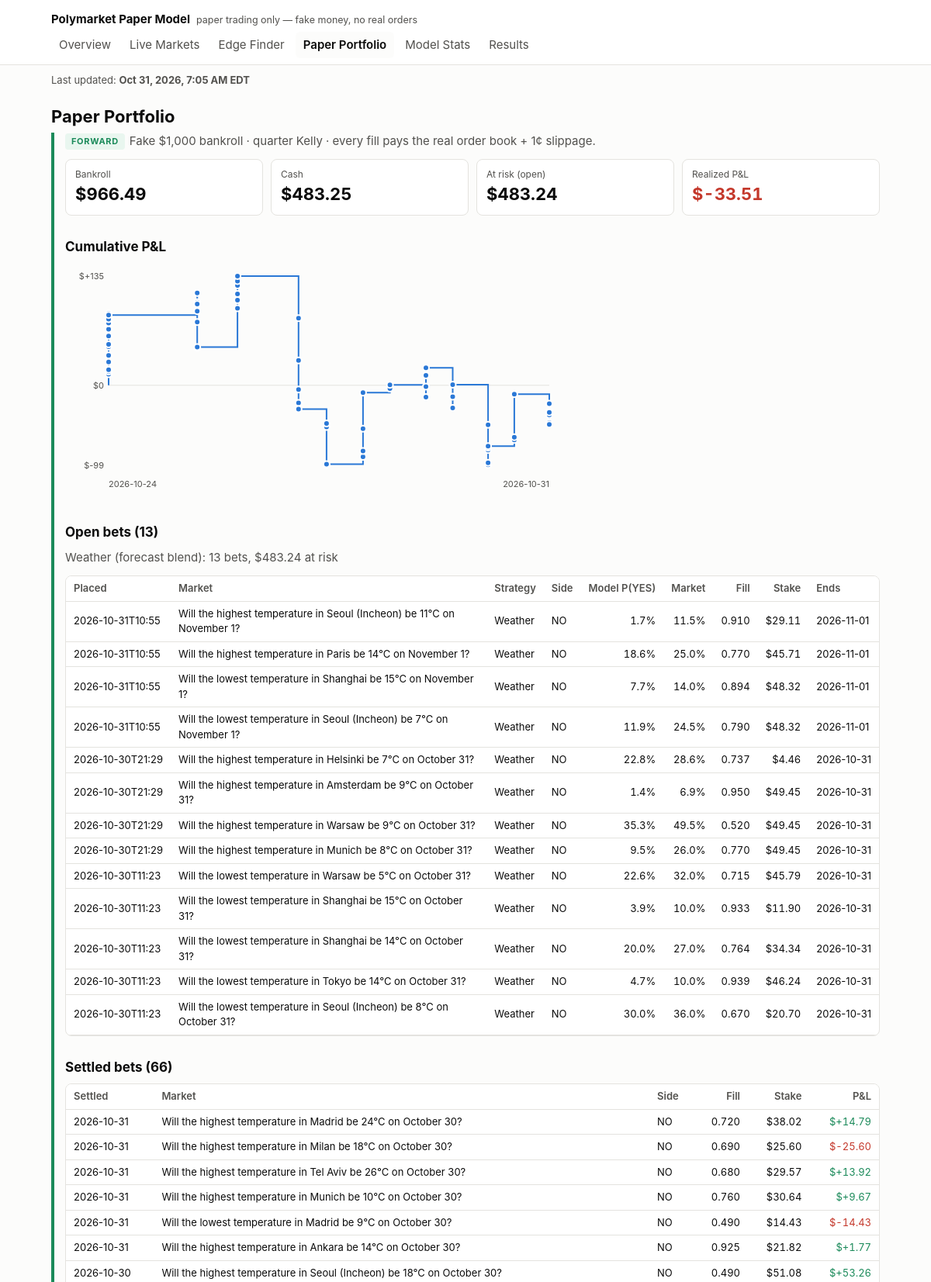
The app's page /portfolio.html (upper part) with its own data.
### tables this page shows
CREATE TABLE bets (
    seq INTEGER PRIMARY KEY,
    bet_id TEXT UNIQUE NOT NULL,
    run_id TEXT NOT NULL,
    placed_at TEXT NOT NULL,
    platform TEXT NOT NULL,
    market_id TEXT NOT NULL,
    question TEXT NOT NULL,
    category TEXT,
    end_date TEXT,
    side TEXT NOT NULL CHECK (side IN ('YES', 'NO')),
    model_prob_yes REAL NOT NULL,
    market_mid REAL NOT NULL,
    best_bid REAL,
    best_ask REAL,
    fill_price REAL NOT NULL,      -- average price paid per share, incl. slippage
    slippage_per_share REAL NOT NULL,
    shares REAL NOT NULL,
    stake REAL NOT NULL,
    kelly_full REAL NOT NULL,
    bankroll_at_bet REAL NOT NULL,
    model_version TEXT NOT NULL,
    prev_hash TEXT NOT NULL,
    row_hash TEXT NOT NULL
);

CREATE TABLE settlements (
    seq INTEGER PRIMARY KEY,
    bet_id TEXT UNIQUE NOT NULL REFERENCES bets(bet_id),
    settled_at TEXT NOT NULL,
    yes_payout REAL NOT NULL,      -- what one YES share paid: 1, 0, or 0.5 for a split
    payout REAL NOT NULL,
    pnl REAL NOT NULL,
    prev_hash TEXT NOT NULL,
    row_hash TEXT NOT NULL
);

### pmodel/dashboard/app.py (the view)
    @app.route("/portfolio.html")
    def portfolio():
        c = conn()
        all_bets = data.bets(c)
        return render_template(
            "portfolio.html", **ctx("portfolio.html"), fs=data.forward_stats(c),
            pnl_svg=charts.pnl_chart(data.pnl_curve(c), config.BANKROLL_START_USD),
            open_bets=[b for b in all_bets if b["settled_at"] is None],
            open_by_strategy=data.open_by_strategy(c),
            settled=[b for b in all_bets if b["settled_at"] is not None])

### pmodel/dashboard/charts.py (called while the page is built)
def _svg(body, label):
    return (f'<svg viewBox="0 0 {W} {H}" role="img" aria-label="{escape(label)}" '
            f'class="chart">{body}</svg>')

def _ts(iso):
    return datetime.strptime(iso, "%Y-%m-%dT%H:%M:%SZ").timestamp()

### pmodel/dashboard/data.py (called while the page is built)
def age_hours(iso, now=None):
    if not iso:
        return None
    from datetime import datetime, timezone
    t = datetime.strptime(iso, "%Y-%m-%dT%H:%M:%SZ").replace(tzinfo=timezone.utc)
    return ((now or datetime.now(timezone.utc)) - t).total_seconds() / 3600

def eastern(iso):
    if not iso:
        return None
    from datetime import datetime, timezone
    from zoneinfo import ZoneInfo
    t = datetime.strptime(iso, "%Y-%m-%dT%H:%M:%SZ").replace(tzinfo=timezone.utc)
    et = t.astimezone(ZoneInfo("America/New_York"))
    hour = et.strftime("%I").lstrip("0")
    return f"{et:%b} {et.day}, {et.year}, {hour}:{et:%M %p} {et.tzname()}"

def strategy_of(model_version: str) -> str:
    return "Weather (forecast blend)" if (model_version or "").startswith("weather") else \
        "General (price/volume model)"

def open_by_strategy(conn):
    out = {}
    for b in ledger_mod.open_bets(conn):
        name = strategy_of(b["model_version"])
        o = out.setdefault(name, {"strategy": name, "bets": 0, "stake": 0.0})
        o["bets"] += 1
        o["stake"] += b["stake"]
    return sorted(out.values(), key=lambda o: -o["bets"])

def bets(conn):
    return [dict(r) for r in conn.execute(
        """SELECT b.*, s.settled_at, s.yes_payout, s.payout, s.pnl
           FROM bets b LEFT JOIN settlements s USING (bet_id) ORDER BY b.seq DESC""")]

def pnl_curve(conn):
    total, out = 0.0, []
    for r in conn.execute("SELECT settled_at, pnl FROM settlements ORDER BY seq"):
        total += r["pnl"]
        out.append((r["settled_at"], total))
    return out

### pmodel/trading/ledger.py (called while the page is built)
def _guard_triggers():
    sql = []
    for t in LEDGER_TABLES:
        for op in ("UPDATE", "DELETE"):
            sql.append(f"""CREATE TRIGGER IF NOT EXISTS {t}_no_{op.lower()}
                BEFORE {op} ON {t}
                BEGIN SELECT RAISE(ABORT, '{t} is append-only: {op} is not allowed'); END;""")
    return "\n".join(sql)

def connect(path: Path = None) -> sqlite3.Connection:
    path = Path(path or config.PREDICTIONS_DB_PATH)
    path.parent.mkdir(parents=True, exist_ok=True)
    conn = sqlite3.connect(path)
    conn.row_factory = sqlite3.Row
    conn.executescript(SCHEMA)
    conn.executescript(_guard_triggers())
    return conn

### pmodel/dashboard/templates/portfolio.html
{% extends "base.html" %}
{% block body %}
<h1>Paper Portfolio</h1>
<section class="fwd">
<p class="lede"><span class="badge fwd">FORWARD</span>Fake ${{ '{:,.0f}'.format(cfg.BANKROLL_START_USD) }} bankroll · quarter Kelly · every fill pays the real order book + {{ (cfg.SLIPPAGE_PER_SHARE * 100)|round|int }}¢ slippage.</p>
<div class="tiles">
  <div class="tile"><div class="k">Bankroll</div><div class="v">${{ '{:,.2f}'.format(fs.money.bankroll) }}</div></div>
  <div class="tile"><div class="k">Cash</div><div class="v">${{ '{:,.2f}'.format(fs.money.cash) }}</div></div>
  <div class="tile"><div class="k">At risk (open)</div><div class="v">${{ '{:,.2f}'.format(fs.money.open_stake) }}</div></div>
  <div class="tile"><div class="k">Realized P&amp;L</div><div class="v {{ 'pos' if fs.total_pnl > 0 else 'neg' if fs.total_pnl < 0 }}">${{ '{:+,.2f}'.format(fs.total_pnl) }}</div></div>
</div>
<h2>Cumulative P&amp;L</h2>
{{ pnl_svg|safe }}
<h2>Open bets ({{ open_bets|length }})</h2>
{% if open_by_strategy %}<p class="note">{% for o in open_by_strategy %}{{ o.strategy }}: {{ o.bets }} bets, ${{ '{:,.2f}'.format(o.stake) }} at risk{% if not loop.last %} · {% endif %}{% endfor %}</p>{% endif %}
{% if open_bets %}<div class="tablewrap"><table>
<tr><th>Placed</th><th>Market</th><th>Strategy</th><th>Side</th><th class="n">Model P(YES)</th><th class="n">Market</th><th class="n">Fill</th><th class="n">Stake</th><th>Ends</th></tr>
{% for b in open_bets %}<tr><td>{{ b.placed_at[:16] }}</td><td class="q">{{ b.question }}</td><td>{{ 'Weather' if b.model_version.startswith('weather') else 'General' }}</td><td>{{ b.side }}</td>
<td class="n">{{ '{:.1%}'.format(b.model_prob_yes) }}</td><td class="n">{{ '{:.1%}'.format(b.market_mid) }}</td>
<td class="n">{{ '{:.3f}'.format(b.fill_price) }}</td><td class="n">${{ '{:,.2f}'.format(b.stake) }}</td><td>{{ (b.end_date or '')[:10] }}</td></tr>{% endfor %}
</table></div>{% else %}<p class="empty">No open bets.</p>{% endif %}
<h2>Settled bets ({{ settled|length }})</h2>
{% if settled %}<div class="tablewrap"><table>
<tr><th>Settled</th><th>Market</th><th>Side</th><th class="n">Fill</th><th class="n">Stake</th><th class="n">P&amp;L</th></tr>
{% for b in settled %}<tr><td>{{ b.settled_at[:10] }}</td><td class="q">{{ b.question }}</td><td>{{ b.side }}</td>
<td class="n">{{ '{:.3f}'.format(b.fill_price) }}</td><td class="n">${{ '{:,.2f}'.format(b.stake) }}</td>
<td class="n {{ 'pos' if b.pnl > 0 else 'neg' }}">${{ '{:+,.2f}'.format(b.pnl) }}</td></tr>{% endfor %}
</table></div>{% else %}<p class="empty">No settled bets yet.</p>{% endif %}
</section>
{% endblock %}

### pmodel/dashboard/templates/base.html (style rules this page uses)
:root { --bg: #fcfcfb; --surface: #ffffff; --ink: #0b0b0b; --ink-2: #52514e; --muted: #8a8984; --line: #e4e3df; --accent: #2a78d6; --good: #1b8a5a; --bad: #c4382b; --warn: #b07400; --fwd: #1b8a5a; --fwd-bg: #e9f6ef; --bt: #6b6a66; --bt-bg: #f1f0ec; }
* { box-sizing: border-box; }
html { -webkit-text-size-adjust: 100%; text-size-adjust: 100%; }
body { margin: 0; background: var(--bg); color: var(--ink); font: 15px/1.5 -apple-system, BlinkMacSystemFont, "Segoe UI", Roboto, sans-serif; }
h1 { font-size: 22px; margin: 0 0 4px; }
h2 { font-size: 17px; margin: 28px 0 8px; }
p.lede, .note { color: var(--ink-2); margin: 0 0 12px; }
.badge { display: inline-block; font-size: 11px; font-weight: 700; letter-spacing: .06em; padding: 2px 8px; border-radius: 4px; vertical-align: middle; margin-right: 6px; }
.badge.fwd { color: var(--fwd); background: var(--fwd-bg); }
section.fwd { border-left: 4px solid var(--fwd); padding-left: 14px; }
.tiles { display: grid; grid-template-columns: repeat(auto-fit, minmax(160px, 1fr)); gap: 10px; }
.tile { background: var(--surface); border: 1px solid var(--line); border-radius: 8px; padding: 10px 12px; }
.tile .k { color: var(--ink-2); font-size: 12px; }
.tile .v { font-size: 22px; font-weight: 650; font-variant-numeric: tabular-nums; }
.tablewrap { overflow-x: auto; border: 1px solid var(--line); border-radius: 8px; background: var(--surface); }
table { border-collapse: collapse; width: 100%; font-size: 13px; }
th, td { padding: 6px 10px; border-bottom: 1px solid var(--line); text-align: left; white-space: nowrap; }
th { color: var(--ink-2); font-weight: 600; background: var(--surface); position: sticky; top: 0; }
td.q { white-space: normal; min-width: 260px; }
td.n, th.n { text-align: right; font-variant-numeric: tabular-nums; }
.pos { color: var(--good); }
.neg { color: var(--bad); }
.chart { width: 100%; max-width: 640px; height: auto; }
.chart .tick { fill: var(--ink-2); font-size: 11px; }

### records on screen
bets: placed_at "2026-10-31T10:55", question "Will the highest temperature in Seoul (Incheon) be 11°C on November 1?", model_version "Weather", side "NO", model_prob_yes "1.7%", market_mid "11.5%", fill_price "0.910", stake "29.11", end_date "2026-11-01"
bets: placed_at "2026-10-31T10:55", question "Will the highest temperature in Paris be 14°C on November 1?", model_version "Weather", side "NO", model_prob_yes "18.6%", market_mid "25.0%", fill_price "0.770", stake "45.71", end_date "2026-11-01"
bets: placed_at "2026-10-31T10:55", question "Will the lowest temperature in Shanghai be 15°C on November 1?", model_version "Weather", side "NO", model_prob_yes "7.7%", market_mid "14.0%", fill_price "0.894", stake "48.32", end_date "2026-11-01"
bets: placed_at "2026-10-31T10:55", question "Will the lowest temperature in Seoul (Incheon) be 7°C on November 1?", model_version "Weather", side "NO", model_prob_yes "11.9%", market_mid "24.5%", fill_price "0.790", stake "48.32", end_date "2026-11-01"
bets: placed_at "2026-10-30T21:29", question "Will the highest temperature in Helsinki be 7°C on October 31?", model_version "Weather", side "NO", model_prob_yes "22.8%", market_mid "28.6%", fill_price "0.737", stake "4.46", end_date "2026-10-31"
bets: placed_at "2026-10-30T21:29", question "Will the highest temperature in Amsterdam be 9°C on October 31?", model_version "Weather", side "NO", model_prob_yes "1.4%", market_mid "6.9%", fill_price "0.950", stake "49.45", end_date "2026-10-31"
bets: placed_at "2026-10-30T21:29", question "Will the highest temperature in Warsaw be 9°C on October 31?", model_version "Weather", side "NO", model_prob_yes "35.3%", market_mid "49.5%", fill_price "0.520", stake "49.45", end_date "2026-10-31"
bets: placed_at "2026-10-30T21:29", question "Will the highest temperature in Munich be 8°C on October 31?", model_version "Weather", side "NO", model_prob_yes "9.5%", market_mid "26.0%", fill_price "0.770", stake "49.45", end_date "2026-10-31"
bets: placed_at "2026-10-30T11:23", question "Will the lowest temperature in Warsaw be 5°C on October 31?", model_version "Weather", side "NO", model_prob_yes "22.6%", market_mid "32.0%", fill_price "0.715", stake "45.79", end_date "2026-10-31"
bets: placed_at "2026-10-30T11:23", question "Will the lowest temperature in Shanghai be 15°C on October 31?", model_version "Weather", side "NO", model_prob_yes "3.9%", market_mid "10.0%", fill_price "0.933", stake "11.90", end_date "2026-10-31"
bets: placed_at "2026-10-30T11:23", question "Will the lowest temperature in Shanghai be 14°C on October 31?", model_version "Weather", side "NO", model_prob_yes "20.0%", market_mid "27.0%", fill_price "0.764", stake "34.34", end_date "2026-10-31"
bets: placed_at "2026-10-30T11:23", question "Will the lowest temperature in Tokyo be 14°C on October 31?", model_version "Weather", side "NO", model_prob_yes "4.7%", market_mid "10.0%", fill_price "0.939", stake "46.24", end_date "2026-10-31"
bets: placed_at "2026-10-30T11:23", question "Will the lowest temperature in Seoul (Incheon) be 8°C on October 31?", model_version "Weather", side "NO", model_prob_yes "30.0%", market_mid "36.0%", fill_price "0.670", stake "20.70", end_date "2026-10-31"
settlements: settled_at "2026-10-31", question "Will the highest temperature in Madrid be 24°C on October 30?", side "NO", pnl "+14.79"
bets: fill_price "0.720", stake "38.02"
settlements: settled_at "2026-10-31", question "Will the highest temperature in Milan be 18°C on October 30?", side "NO", pnl "-25.60"
bets: fill_price "0.690", stake "25.60"
settlements: settled_at "2026-10-31", question "Will the highest temperature in Tel Aviv be 26°C on October 30?", side "NO", pnl "+13.92"
bets: fill_price "0.680", stake "29.57"
settlements: settled_at "2026-10-31", question "Will the highest temperature in Munich be 10°C on October 30?", side "NO", pnl "+9.67"
bets: fill_price "0.760", stake "30.64"
settlements: settled_at "2026-10-31", question "Will the lowest temperature in Madrid be 9°C on October 30?", side "NO", pnl "-14.43"
bets: fill_price "0.490", stake "14.43"
settlements: settled_at "2026-10-31", question "Will the highest temperature in Ankara be 14°C on October 30?", side "NO", pnl "+1.77"
bets: fill_price "0.925", stake "21.82"
settlements: settled_at "2026-10-30", question "Will the highest temperature in Seoul (Incheon) be 18°C on October 30?", side "NO", pnl "+53.26"
bets: fill_price "0.490", stake "51.08"

### other values on screen
{{ name }} "Overview" "Live Markets" "Edge Finder" "Paper Portfolio" "Model Stats" "Results"
{{ '{:,.0f}'.format(cfg.BANKROLL_START_USD) }} "1,000"
{{ (cfg.SLIPPAGE_PER_SHARE * 100)|round|int }} "1"
{{ '{:,.2f}'.format(fs.money.bankroll) }} "966.49"
{{ '{:,.2f}'.format(fs.money.cash) }} "483.25"
{{ '{:,.2f}'.format(fs.money.open_stake) }} "483.24"
{{ '{:+,.2f}'.format(fs.total_pnl) }} "-33.51"
{{ pnl_svg|safe }} "$0 $+135 $-99 2026-10-24 2026-10-31"
{{ open_bets|length }} "13"
{{ o.strategy }} "Weather (forecast blend)"
{{ o.bets }} "13"
{{ '{:,.2f}'.format(o.stake) }} "483.24"
{{ settled|length }} "66"
